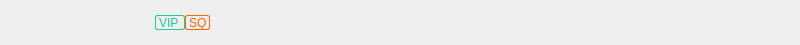
<?xml version="1.0" encoding="UTF-8"?>
<ui version="4.0">
 <class>ListItemBox</class>
 <widget class="QWidget" name="ListItemBox">
  <property name="geometry">
   <rect>
    <x>0</x>
    <y>0</y>
    <width>800</width>
    <height>45</height>
   </rect>
  </property>
  <property name="windowTitle">
   <string>Form</string>
  </property>
  <layout class="QHBoxLayout" name="horizontalLayout">
   <property name="spacing">
    <number>0</number>
   </property>
   <property name="leftMargin">
    <number>0</number>
   </property>
   <property name="topMargin">
    <number>0</number>
   </property>
   <property name="rightMargin">
    <number>0</number>
   </property>
   <property name="bottomMargin">
    <number>0</number>
   </property>
   <item>
    <widget class="QWidget" name="musicNameBox" native="true">
     <property name="minimumSize">
      <size>
       <width>380</width>
       <height>0</height>
      </size>
     </property>
     <property name="maximumSize">
      <size>
       <width>380</width>
       <height>16777215</height>
      </size>
     </property>
     <layout class="QHBoxLayout" name="horizontalLayout_2">
      <property name="spacing">
       <number>0</number>
      </property>
      <property name="leftMargin">
       <number>0</number>
      </property>
      <property name="topMargin">
       <number>0</number>
      </property>
      <property name="rightMargin">
       <number>0</number>
      </property>
      <property name="bottomMargin">
       <number>0</number>
      </property>
      <item>
       <widget class="QPushButton" name="likeBtn">
        <property name="minimumSize">
         <size>
          <width>25</width>
          <height>25</height>
         </size>
        </property>
        <property name="maximumSize">
         <size>
          <width>25</width>
          <height>25</height>
         </size>
        </property>
        <property name="styleSheet">
         <string notr="true">#likeBtn
{
	border:none;
}</string>
        </property>
        <property name="text">
         <string/>
        </property>
       </widget>
      </item>
      <item>
       <widget class="QLabel" name="musicNameLabel">
        <property name="minimumSize">
         <size>
          <width>130</width>
          <height>0</height>
         </size>
        </property>
        <property name="maximumSize">
         <size>
          <width>130</width>
          <height>16777215</height>
         </size>
        </property>
        <property name="text">
         <string/>
        </property>
       </widget>
      </item>
      <item>
       <widget class="QLabel" name="VIPLabel">
        <property name="minimumSize">
         <size>
          <width>30</width>
          <height>0</height>
         </size>
        </property>
        <property name="maximumSize">
         <size>
          <width>30</width>
          <height>15</height>
         </size>
        </property>
        <property name="styleSheet">
         <string notr="true">#VIPLabel
{
	border:1px solid #1ECD96;
	color:#1ECD96;
	border-radius:2px;
}</string>
        </property>
        <property name="text">
         <string>VIP</string>
        </property>
       </widget>
      </item>
      <item>
       <widget class="QLabel" name="SQLabel">
        <property name="minimumSize">
         <size>
          <width>25</width>
          <height>0</height>
         </size>
        </property>
        <property name="maximumSize">
         <size>
          <width>25</width>
          <height>15</height>
         </size>
        </property>
        <property name="styleSheet">
         <string notr="true">#SQLabel
{
	border:1px solid #FF6600;
	color:#FF6600;
	border-radius:2px;
}</string>
        </property>
        <property name="text">
         <string>SQ</string>
        </property>
       </widget>
      </item>
      <item>
       <spacer name="horizontalSpacer">
        <property name="orientation">
         <enum>Qt::Horizontal</enum>
        </property>
        <property name="sizeHint" stdset="0">
         <size>
          <width>167</width>
          <height>20</height>
         </size>
        </property>
       </spacer>
      </item>
     </layout>
    </widget>
   </item>
   <item>
    <widget class="QWidget" name="musicSingerBox" native="true">
     <property name="minimumSize">
      <size>
       <width>200</width>
       <height>0</height>
      </size>
     </property>
     <property name="maximumSize">
      <size>
       <width>200</width>
       <height>16777215</height>
      </size>
     </property>
     <layout class="QHBoxLayout" name="horizontalLayout_3">
      <property name="spacing">
       <number>0</number>
      </property>
      <property name="leftMargin">
       <number>0</number>
      </property>
      <property name="topMargin">
       <number>0</number>
      </property>
      <property name="rightMargin">
       <number>0</number>
      </property>
      <property name="bottomMargin">
       <number>0</number>
      </property>
      <item>
       <widget class="QLabel" name="musicSingerLabel">
        <property name="text">
         <string/>
        </property>
       </widget>
      </item>
     </layout>
    </widget>
   </item>
   <item>
    <widget class="QWidget" name="musicAlbumBox" native="true">
     <layout class="QHBoxLayout" name="horizontalLayout_4">
      <property name="spacing">
       <number>0</number>
      </property>
      <property name="leftMargin">
       <number>0</number>
      </property>
      <property name="topMargin">
       <number>0</number>
      </property>
      <property name="rightMargin">
       <number>0</number>
      </property>
      <property name="bottomMargin">
       <number>0</number>
      </property>
      <item>
       <widget class="QLabel" name="albumNameLabel">
        <property name="text">
         <string/>
        </property>
       </widget>
      </item>
     </layout>
    </widget>
   </item>
  </layout>
 </widget>
 <resources/>
 <connections/>
</ui>
